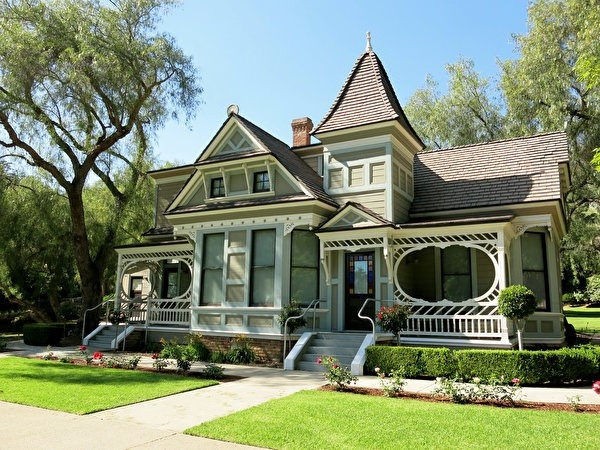
#> input picture res/Final1.jpg, 600 x 450 px
$ python sift.py   (older library calls are emulated)
#> lines starting #> are read from the running program, lines starting #| are printed output that depends on the picture
import cv2
import numpy as np

img = cv2.imread('Final1.jpg')
#> img is the input picture: shape (450, 600, 3); mean B, G, R 113.1, 139, 125.9
gray= cv2.cvtColor(img,cv2.COLOR_BGR2GRAY)
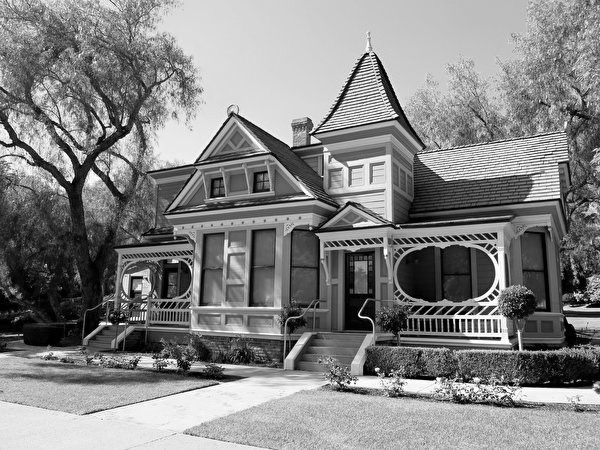
#> gray: shape (450, 600); min 0, max 255, mean 132.1
'''
sift = cv2.SIFT()
kp = sift.detect(gray,None)
'''
descriptor = cv2.xfeatures2d.SIFT_create()
(kps, features) = descriptor.detectAndCompute(gray, None)
#> kps = 2517 keypoints; strongest (x, y, size): (463, 320, 2.5), (377, 369, 2.8), (499, 338, 2.8), (457, 320, 2.6)
img=cv2.drawKeypoints(gray,kps, outImage = None)
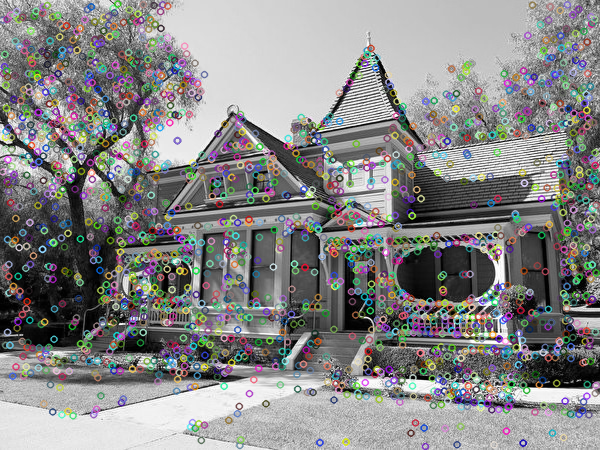
#> img: shape (450, 600, 3); mean of channels 0, 1, 2 134.3, 134.5, 134.5; drawn as B, G, R

cv2.imwrite('CV2SIFT.jpg',img)

$ run again, with res/Final2.jpg copied over res/Final1.jpg
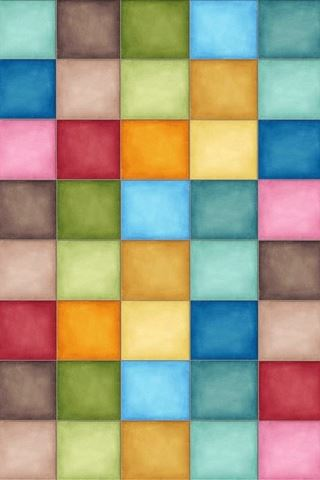
#> input picture res/Final2.jpg, 320 x 480 px
#> img is the input picture: shape (480, 320, 3); mean B, G, R 131.7, 156.2, 160.9
#> `gray= cv2.cvtColor(img,cv2.COLOR_BGR2GRAY)`:
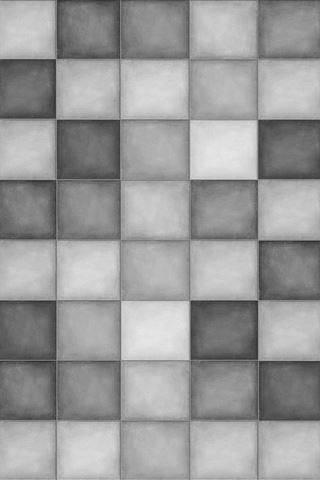
#> gray: shape (480, 320); min 44, max 231, mean 154.8
#> kps = 207 keypoints; strongest (x, y, size): (226, 151, 36.9), (202, 311, 19.3), (229, 272, 33.3), (158, 332, 39.9)
#> `img=cv2.drawKeypoints(gray,kps, outImage = None)`:
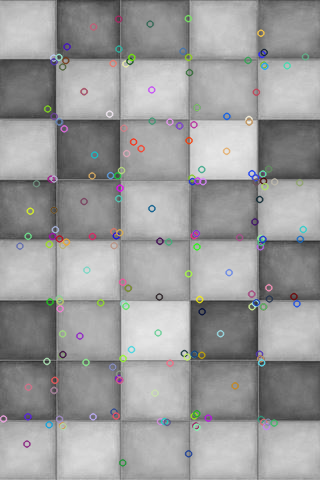
#> img: shape (480, 320, 3); mean of channels 0, 1, 2 154.7, 154.7, 154.7; drawn as B, G, R
